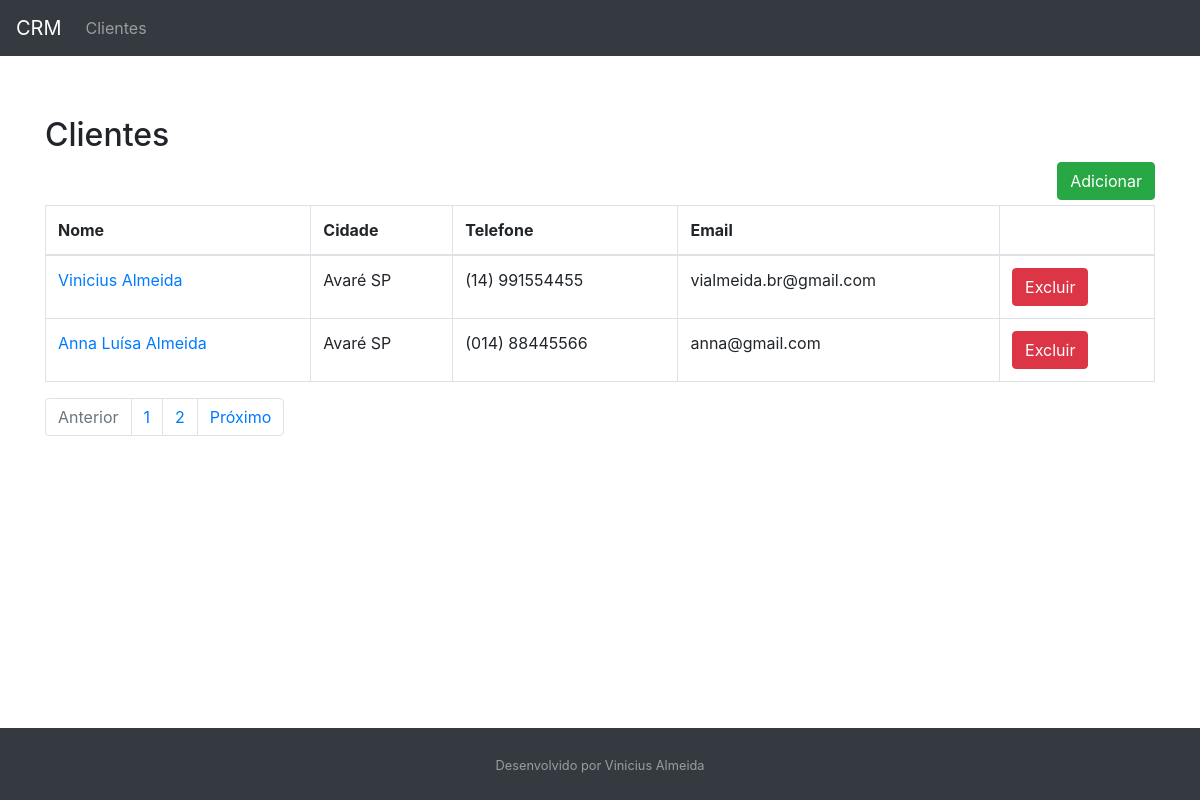
The page /customer/list/ on the database as committed earlier.
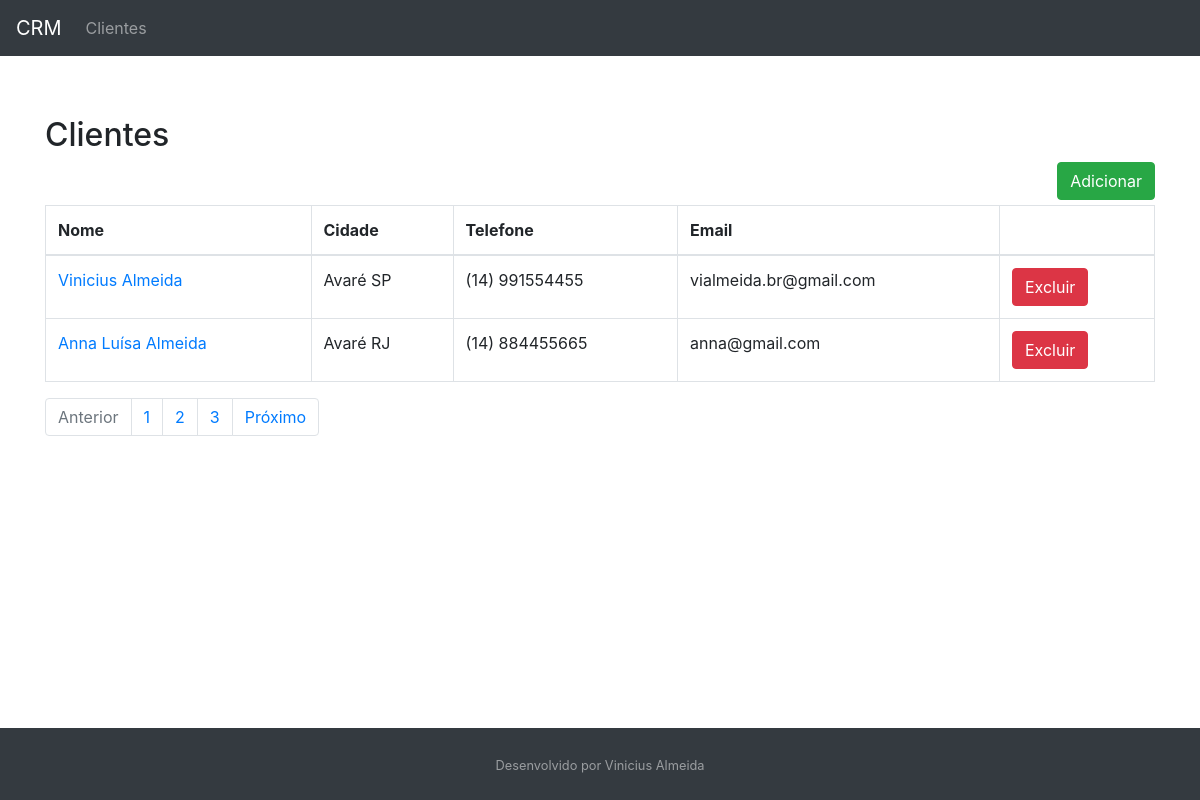
The same page on the database as committed later.
### customer/models.py (models this page shows, shortened)
class Customer(models.Model):
  first_name = models.CharField(max_length=30)
  last_name = models.CharField(max_length=50)
  email = models.EmailField()
  birth_date = models.DateField()
  area_code = models.CharField(max_length=3)
  phone_number = models.CharField(max_length=9)
  country = models.CharField(max_length=30)
  state = models.CharField(max_length=30)
  city = models.CharField(max_length=30)
  created_date = models.DateField(auto_now_add=True)
  update_date = models.DateTimeField(auto_now_add=True)
  active = models.BooleanField(default=True)
  def get_full_phone_number(self):
    return f"({self.area_code}) {self.phone_number}"
  def get_full_name(self):
    return f"{self.first_name} {self.last_name}"
  def get_full_city(self):
    return f"{self.city} {self.state}"
  def get_absolute_url(self):
    return reverse("customer:customer-update", kwargs={"id": self.id})
  def get_delete_url(self):
    return reverse("customer:customer-delete", kwargs={"id": self.id})
  class Meta:
    db_table = "customer"

### customer/views.py (the view)
# urls.py: path("list/", CustomerListView.as_view(), name="customer-list"),
class CustomerListView(ListView):
  teamplate_name = "customer/customer_list.html"
  paginate_by = 2
  model = Customer
  queryset = Customer.objects.all()

### customer/templates/customer/customer_list.html
{% extends "model-page.html" %}
{% block content %}
  <h2>Clientes</h2>
<a href="{% url "customer:customer-create" %}">
  <button
    type="button"
    class="btn btn-success"
    style="float: right; margin-bottom: 5px"
  >
    Adicionar
  </button>
</a>
<table class="table table-bordered">
  <thead>
    <tr>
      <th>Nome</th>
      <th>Cidade</th>
      <th>Telefone</th>
      <th>Email</th>
      <th></th>
    </tr>
  </thead>
  <tbody>
    {% for customer in customer_list %}
    <tr>
      <td><a href="{{ customer.get_absolute_url }}">{{ customer.get_full_name}}</a></td>
      <td>{{ customer.get_full_city}}</td>
      <td>{{ customer.get_full_phone_number}}</td>
      <td>{{ customer.email}}</td>
      <form method="post" action="{{ customer.get_delete_url }}">{% csrf_token %}
        <td>
          <button type="submit" class="btn btn-danger">Excluir</button>
        </td>
      </form>
    </tr>
    {% endfor %}
  </tbody>
</table>
 <ul class="pagination">
   {% if page_obj.has_previous %}
       <li class="page-item"><a class="page-link"
                                href="?page={{ page_obj.previous_page_number }}">Anterior</a>
       </li>
   {% else %}
       <li class="page-item disabled"><a class="page-link" href="#">Anterior</a></li>
   {% endif %}
   {% for object in page_obj.paginator.page_range %}
      <li class="page-item"><a class="page-link" href="?page={{ forloop.counter }}">{{ forloop.counter }}</a></li>
   {% endfor %}
   {% if page_obj.has_next %}
       <li class="page-item"><a class="page-link"
                                href="?page={{ page_obj.next_page_number }}">Próximo</a>
       </li>
   {% else %}
       <li class="page-item disabled"><a class="page-link" href="#">Próximo</a></li>
   {% endif %}
 </ul>
{% endblock %}

Rows that differ between the two databases and show on the page:
changed Customer "Anna Luísa Almeida": get_full_city "Avaré SP" → "Avaré RJ"; get_full_phone_number "(014) 88445566" → "(14) 884455665"
Other text that changed with them:
new list line: "3"
